Frame 1 (no input): blank canvas, image omitted
Frame 60 (the mouse pressed at the canvas centre just before this capture): blank canvas, image omitted
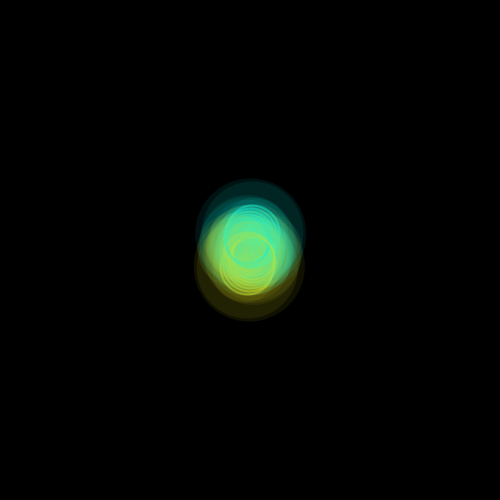
Frame 120 (the mouse held since frame 60 and released just before this capture)

The Processing sketch whose frames 1 and 60 were blank and that drew this single picture after the mouse press (run headless with seeded random() and noise(); from frame 60 on, the mouse is pressed at the canvas centre):

// Processing sketch: processing_28582
// ── processing_28582.pde







/* espiral en movimiento, con retroceso */
 
ball bola;
 
void setup() {
 smooth();
 size(500, 500);
 
background(0);
 bola = new ball();

}
 
void draw() {
   
 

 noStroke();
// rect(width/2,height/2,width,height);
bola.move();
bola.display();
 //ball settings
}



 class ball{

 color a;
 color b;

 // a polar coordinate
float r; // radius value
float theta;
float speed;
float x1;
float y1;
float xp;
float yp;
float ran;
 
ball() {

 b= color (218,222,25);
 a= color (5,240,226);
 r = 10; // radius value
 theta = 1;
 speed = 2;
 x1 = 10;
 y1 = 10;
 xp = r*cos(theta)/20; //add random values to jitter
 yp = r* sin (theta)/20;

}
 
void display(){
 strokeWeight(2);

noFill ();


if (mousePressed==true) {

 float ran = random(1,100); 
stroke(b,50); 
ellipse(mouseX +xp,mouseY + yp, 35+r, 35+r);
 
stroke(a,50);
ellipse(mouseX +xp*-1,mouseY + yp*-1, 35+r, 35+r);

noStroke();

fill(a,20);
ellipse(mouseX +xp*-1,mouseY + yp*-1, ran+r, ran+r);
fill(b,20); 
ellipse(mouseX +xp,mouseY + yp, ran+r, ran+r);
}
}
 
void move(){
theta=theta+.1;
r= r+2;
 xp = r*cos(theta);
 yp= r* sin (theta);
if (xp > 400 ) {
xp = 0;
yp=0;
 


}
 
while (r == 20) {
theta =theta *-.1;
r = r*-1;
 
}


 
}

 } 
 
